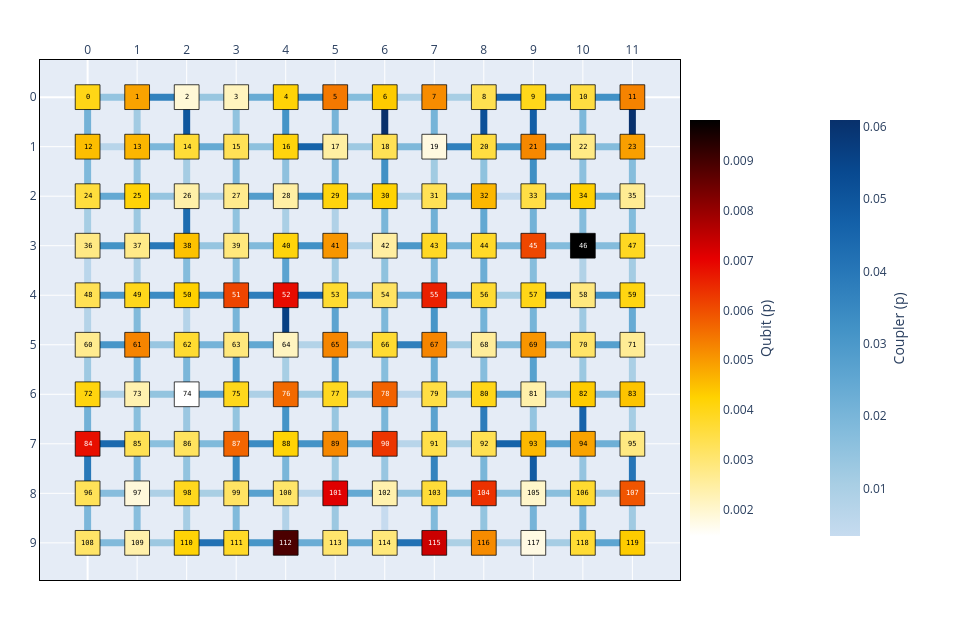

Source (notebook cell):
### Markdown cell above
### Both layers at once — `device_heatmap_style`

The views so far give the two layers **one shared colour scale**, which is correct while
the couplers are derived: they are means of their endpoints, so both occupy the same range
by construction. It stops being correct as soon as the couplers carry measured rates.
Two-qubit gates are typically several times worse than single-qubit ones, and forcing both
onto one scale compresses every qubit into the bottom of the bar.

`device_heatmap_style` gives each layer **its own independently scaled colorbar**. It is
otherwise the same picture as `noise_heatmap_style`. The coupler and qubit colorbars, by default,
still run light-to-dark, so "darker is worse" reads the same on either layer.

### Code cell
from qsnow.interface.lattice import SQUARE

# A dense-lattice device with independently measured qubit and coupler rates: couplers
# average roughly an order of magnitude worse, as they do on real hardware.
rng = np.random.default_rng(7)
device = Chip(12, 10, lattice=SQUARE)
for q in device.qubits:
    q.noise.p = float(np.clip(rng.lognormal(np.log(0.004), 0.40), 1e-6, 0.7))
for cp in device.couplers:
    cp.noise.p = float(np.clip(rng.lognormal(np.log(0.020), 0.55), 1e-6, 0.7))

style = device_heatmap_style(device, labels=True)
print(f"qubits   : {len(device.qubits):>4d}   {style.colorbar.label:<12s}"
      f" {style.colorbar.cmin:.4g} - {style.colorbar.cmax:.4g}")
print(f"couplers : {len(device.couplers):>4d}   {style.coupler_colorbar.label:<12s}"
      f" {style.coupler_colorbar.cmin:.4g} - {style.coupler_colorbar.cmax:.4g}")
print("\nindependent scales keep both layers legible; one shared scale would flatten"
      "\nthe qubits into the bottom fraction of the coupler range.")

device.show(style=style)
